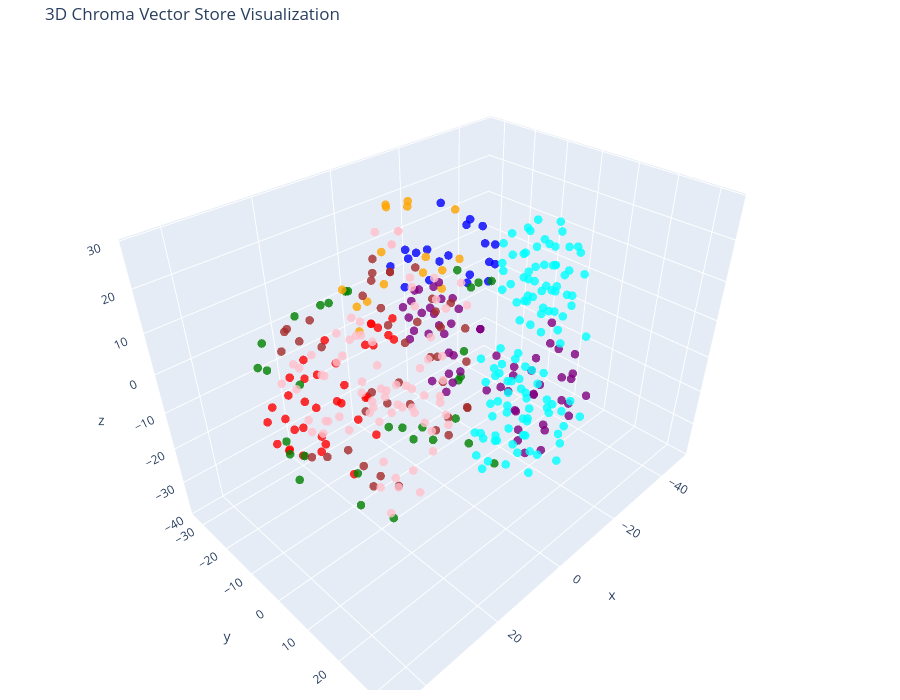

Notebook code for this chart:
### Code cell
# Let's try 3D!

tsne = TSNE(n_components=3, random_state=42)
reduced_vectors = tsne.fit_transform(vectors)

# Create the 3D scatter plot
fig = go.Figure(data=[go.Scatter3d(
    x=reduced_vectors[:, 0],
    y=reduced_vectors[:, 1],
    z=reduced_vectors[:, 2],
    mode='markers',
    marker=dict(size=5, color=colors, opacity=0.8),
    text=[f"Type: {t}<br>Text: {d[:100]}..." for t, d in zip(doc_types, documents)],
    hoverinfo='text'
)])

fig.update_layout(
    title='3D Chroma Vector Store Visualization',
    scene=dict(xaxis_title='x', yaxis_title='y', zaxis_title='z'),
    width=900,
    height=700,
    margin=dict(r=10, b=10, l=10, t=40)
)

fig.show()

### Figure 1 — Plotly figure (JSON) as saved in the notebook; plotly's stock layout.template omitted (floating-point values rounded to 4 significant figures; data arrays with more than 128 entries replaced by an {"elided": "..."} marker saying what was removed)
{"data": [{"hoverinfo": "text", "marker": {"color": {"elided": "398 str values"}, "opacity": 0.8, "size": 5}, "mode": "markers", "text": {"elided": "398 str values"}, "type": "scatter3d", "x": {"elided": "398 float values"}, "y": {"elided": "398 float values"}, "z": {"elided": "398 float values"}}], "layout": {"height": 700, "margin": {"b": 10, "l": 10, "r": 10, "t": 40}, "scene": {"xaxis": {"title": {"text": "x"}}, "yaxis": {"title": {"text": "y"}}, "zaxis": {"title": {"text": "z"}}}, "title": {"text": "3D Chroma Vector Store Visualization"}, "width": 900}}
